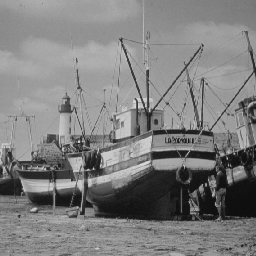
//> input picture LogPolar/ass2ques1/Boats.tif, 256 x 256 px
$ ./Ques1   (built with g++ and OpenCV 4)
//> lines starting //> are read from the running program, lines starting //| are printed output that depends on the picture; after the words box and inside, x2 and y2 are one past the last pixel; in counts of white or black regions, pixels touching at a corner belong together
#include<stdio.h>
#include<cv.h>
#include<cxcore.h>
#include<highgui.h>
#include <iostream>
#include <math.h>
#define PI 3.147

using namespace std;

/****************************************************************************
* Purpose:			To create a histogram of the input image
* Input:			IplImage* img,IplImage* histImage
* Postcondition: returns IplImage holding the histogram of the input image
*****************************************************************************/
IplImage* histPlot(IplImage* img)
{

	uchar* data = (uchar*) img -> imageData;
    int width = img->width;
    int height = img->height;
    int step = img->widthStep;
	int size = 255;							//The number of the bins in the histogram
	float range[]={0,256};					//The range of values for the 0th dimension
	float* ranges[] = {range};				// The range of values for the 1st dimension
	int i, bin_w;							//indeces
	float max_value = 0, min_value = 0;		//max and min value of the histogram
	int min_idx = 0, max_idx = 0;			//max and min index corresponding to max and min value

	//create an image to hold the histogram
	IplImage* histImage = cvCreateImage(cvSize(width,height), 8, 1);
	for(int i = 0; i<histImage->height;i++)
		for(int j = 0; j<histImage->width; j++)
			histImage->imageData[i*histImage->widthStep+j] = 255;


	// histogram structure

	CvHistogram* hist = cvCreateHist(1, &size, CV_HIST_ARRAY, ranges, 1);

	//calculate the histogram and apply to hist

	cvCalcHist( &img, hist, 0, NULL );

	//grab the min and max values and their indeces

	cvGetMinMaxHistValue( hist, &min_value, &max_value, &min_idx, &max_idx);

	//scale the bin values so that they will fit in the image representation

	cvScale( hist->bins, hist->bins, ((double)histImage->height)/max_value, 0 );

	bin_w = cvRound((double)histImage->width/size);


	for( i = 0; i < size; i++ )
	{
		cvRectangle( histImage, cvPoint(i*bin_w, histImage->height),cvPoint((i+1)*bin_w,histImage->height - cvRound(cvGetReal1D(hist->bins,i))),cvScalarAll(0), -1, 8, 0 );
	}

	return histImage;
}

int* histTri()
{
	int* A;
	A = new int[256];
	for (int i = 0; i < 256; i++)
	{
		A[i] = 0;
	}


	for (int i = 0; i < 128; i++)
	{
		A[128 - i] = A[128 + i] = (128 - i);
	}
	return A;
}
int* histGauss(double mean, double sigma)
{
	double denominator = 1/pow(2*PI,0.5);
	int* gauss;
	double exponent;
	gauss = new int[256];
	for(int i = 0; i < 256; i++)
	{
		exponent = ((double)(i-mean)*(i-mean))/(double)(2*sigma*sigma);				//calculating the exponent
		gauss[i] = (int)((exp(-1*exponent)/(sigma*denominator))*256*256);		//Creating a gaussian distribution function
	}
return gauss;
}


double * compPdf(int *arr, int height, int width)
{
	double* pdf;
	pdf = new double[256];
	for(int i = 0; i<256; i++)
		pdf[i] = 0.0;

	for (int i=0; i < 256; i++)
	{
		pdf[i] = (double)((double)arr[i]/(double)(height*width));
	}
	return pdf;
}

double * compPdf_h(int *arr)
{
	double* pdf;
	pdf = new double[256];
	for(int i = 0; i<256; i++)
		pdf[i] = 0.0;


	int total = 0;
	for(int i = 0; i<256; i++)
		total = total + arr[i];

	for (int i=0; i < 256; i++)
	{
		pdf[i] = (double)((double)arr[i]/double(total));
	}

	return pdf;
}
double * compCdf(double *arr)
	{
		double sum = 0.0;
		double* cdf;
		cdf = new double[256];
		for(int i = 0; i<256; i++)
			cdf[i] = 0.0;

		cdf[0] = arr[0];
		for (int i=1; i < 256; i++)

		{
			cdf[i] = cdf[i-1] + arr[i];
		}


		return cdf;
	}

int* matArr(IplImage* img)
{
  int height = img -> height;
  int width  = img -> width;

int* temp;
temp = new int[256];  // temp stores the number of occorance of each grey scale value
for(int i=0; i< 256; i++ )
	temp[i]=0;

for(int i=0; i< height; i++)
{
	for(int j=0; j< width; j++)
	{
		int x = (uchar)img->imageData[i*img->widthStep+j];
		temp[x]+=1;
	}
}
return temp;
}


IplImage* histShape(IplImage* img,int* hist)
{
    uchar* data = (uchar*) img -> imageData;
    int width = img->width;
    int height = img->height;
    int step = img->widthStep;
	IplImage* shapeImg = cvCreateImage(cvSize(width,height),IPL_DEPTH_8U,1);


int * arrimg;
double *icdf, *ipdf, *hcdf, *hpdf;
hcdf = new double[256];
hpdf = new double[256];

for(int i1 = 0; i1 < height; i1++)
	for(int j1 = 0; j1 < width; j1++)
			shapeImg->imageData[i1*shapeImg->widthStep+j1] = 0.0;


arrimg = matArr(img);
ipdf = compPdf(arrimg, height, width);
icdf = compCdf(ipdf);
double** icdfmat;
icdfmat= new double*[height];

for(int i = 0; i<height; i++)
	icdfmat[i] = new double[width];

hpdf = compPdf_h(hist);
hcdf = compCdf(hpdf);


for(int i1 = 0; i1 < height; i1++)
	for(int j1 = 0; j1 < width; j1++)
	{
		int value = (uchar)img->imageData[i1*img->widthStep+j1];
		for(int i=0; i<256; i++)
		{
			if(icdf[value] <= hcdf[i])
			{
				shapeImg->imageData[i1*shapeImg->widthStep+j1] = i;    // storing the values in IplImage
				break;
			}
		}
	}

return shapeImg;
}


int main()
{
	//IplImage *img1 = cvLoadImage("Cameraman.tif",1);						// loading images
	//IplImage *img1 = cvLoadImage("Books.tif",1);
	IplImage *img = cvLoadImage("Boats.tif",0);
//> img is the input picture: 256 rows x 256 cols, CV_8UC1; min 13, max 218, mean 126.4
	int height = img->height;
//> height = 256
	int width = img->width;
//> width = 256
	IplImage* histImage = cvCreateImage(cvSize(256,256),8,1);
	IplImage* SphistImage = cvCreateImage(cvSize(256,256),8,1);
	int choice;
	double sigma;
	int* A;
	A = new int[256];
	IplImage* shapeImg = cvCreateImage(cvSize(width,height),IPL_DEPTH_8U,1);

	cout<<"Enter the type of Histogram:"<<endl<< "1.Tringular"<<endl<<"2. Gaussian"<<endl;
	cout<<"Enter your choice (1/2) : ";
	cin>>choice;
//> the answer given: 1
	if(choice == 1)
	{
		A = histTri();
		shapeImg = histShape(img,A);
//> after the loop in histShape, `for(int i1 = 0; i1 < height; i1++)`: shapeImg: 256 rows x 256 cols, CV_8UC1; every value is 0
//> the loop in compPdf_h, `for(int i = 0; i<256; i++)` made 256 passes
//> total on passes 1 to 3: 0, 1, 3
//> after the loop in compPdf_h, `for(int i = 0; i<256; i++)`: total = 16384
//> after the loop in histShape, `for(int i1 = 0; i1 < height; i1++)`:
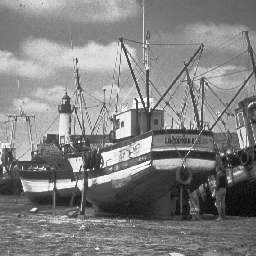
//> shapeImg: 256 rows x 256 cols, CV_8UC1; min 4, max 255, mean 129
	}
	else
	{
		cout<<endl<<"Enter the value of standard deviation : ";
		cin>>sigma;
		double mean = 0.0;
		A = histGauss(mean, sigma);
		shapeImg = histShape(img,A);
	}

	IplImage* temp = cvCreateImage(cvSize(img->width,img->height),IPL_DEPTH_8U,1);
	histImage = histPlot(img);
//> after the loop in histPlot, `for(int i = 0; i<histImage->height;i++)`: histImage: 256 rows x 256 cols, CV_8UC1; every value is 255
//> after the loop in histPlot, `for( i = 0; i < size; i++ )`:
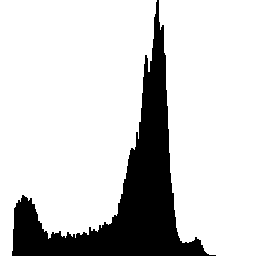
//> histImage: 256 rows x 256 cols, CV_8UC1; 81.3% white; 1 black region, box (x1, y1, x2, y2) and area: (12, 0, 216, 256) 12224
	SphistImage = histPlot(shapeImg);
//> after the loop in histPlot (call 2), `for( i = 0; i < size; i++ )`:
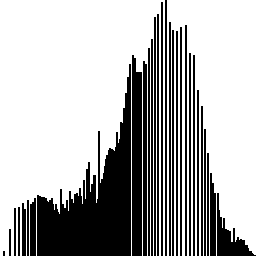
//> histImage: 256 rows x 256 cols, CV_8UC1; 70% white; 29 black regions (1 under 20 px), largest, box (x1, y1, x2, y2) and area: (37, 64, 131, 256) 7792, (132, 55, 142, 256) 1902, (217, 193, 256, 256) 823

	cvNamedWindow("Gray Scale Image",CV_WINDOW_AUTOSIZE);
	cvShowImage("Gray Scale Image",img);
	cvNamedWindow("Original Image Histogram",CV_WINDOW_AUTOSIZE);
	cvShowImage("Original Image Histogram",histImage);
	cvNamedWindow("Shaped Image",CV_WINDOW_AUTOSIZE);
	cvShowImage("Shaped Image",shapeImg);
	cvNamedWindow("Shaped Image Histogram",CV_WINDOW_AUTOSIZE);
	cvShowImage("Shaped Image Histogram",SphistImage);


	cvWaitKey(0);
	cvReleaseImage(&img);
	cvDestroyWindow("Gray Scale Image");
	cvReleaseImage(&histImage);
	cvDestroyWindow("Original Image Histogram");
	cvReleaseImage(&shapeImg);
	cvDestroyWindow("Shaped Image");
	cvReleaseImage(&SphistImage);
	cvDestroyWindow("Shaped Image Histogram");

	return 0;

}

$ run again, with LogPolar/ass2ques1/Cameraman.tif copied over LogPolar/ass2ques1/Boats.tif
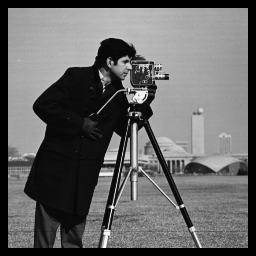
//> input picture LogPolar/ass2ques1/Cameraman.tif, 256 x 256 px
//> img is the input picture: 256 rows x 256 cols, CV_8UC1; min 0, max 253, mean 102.1
//> the loop in compPdf_h, `for(int i = 0; i<256; i++)` made 256 passes
//> total on passes 1 to 3: 0, 1, 3
//> after the loop in compPdf_h, `for(int i = 0; i<256; i++)`: total = 16384
//> after the loop in histShape, `for(int i1 = 0; i1 < height; i1++)`:
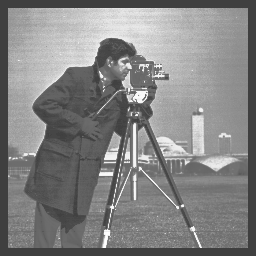
//> shapeImg: 256 rows x 256 cols, CV_8UC1; min 63, max 255, mean 131.4
//> after the loop in histPlot (call 2), `for( i = 0; i < size; i++ )`:
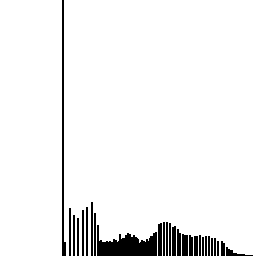
//> histImage: 256 rows x 256 cols, CV_8UC1; 94.7% white; 27 black regions, largest, box (x1, y1, x2, y2) and area: (97, 225, 157, 256) 1086, (62, 0, 66, 256) 540, (158, 223, 162, 256) 130
